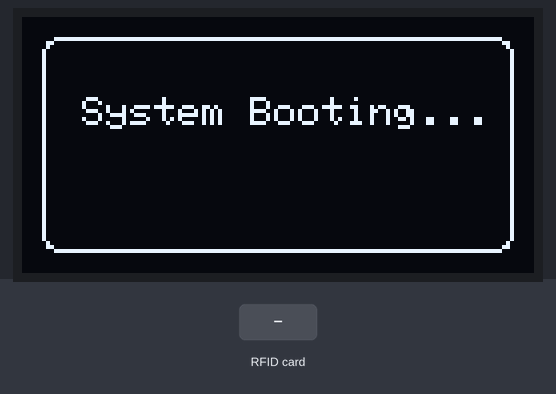
Bench run of a sketch on a simulated ESP8266 (NodeMCU). Shown: 128×64 one-colour display. The test bench sets the inputs (shaded band). What the sketch prints to the serial monitor is not drawn.

Above: at 1.1 s.
At 3.3 s:
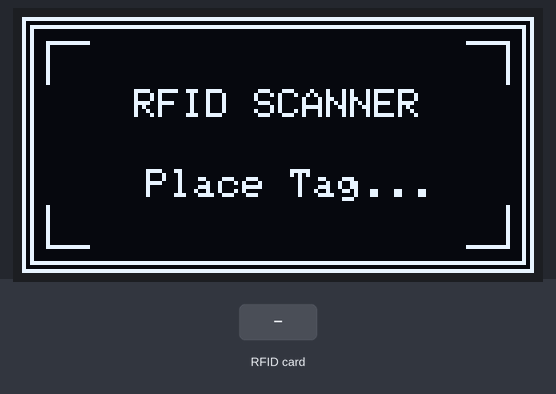
3.4 s: RFID card 5E 7A 19 C4 held to the reader
At 3.9 s:
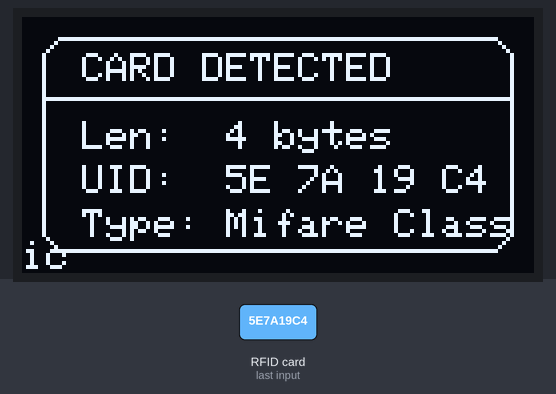
Timing chart, 0 to 6.4 s (numbered marks = the images above; inputs shaded):
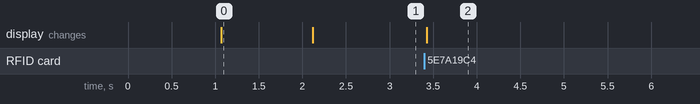

Measured:
- after the input at 3.4 s, the display: changes at once (image 2)
- what the display in image 0 shows lasts 1.0 s, from 1.1 s to 2.1 s

The sketch:

RfidOled.ino
```cpp
#include <Wire.h>
#include <Adafruit_GFX.h>
#include <Adafruit_SSD1306.h>
#include <Adafruit_PN532.h>

#define SCREEN_WIDTH 128
#define SCREEN_HEIGHT 64
#define OLED_RESET    -1
Adafruit_SSD1306 display(SCREEN_WIDTH, SCREEN_HEIGHT, &Wire, OLED_RESET);

// Custom I2C pins for OLED and PN532 from AGENTS.md
#define OLED_SDA D5  // GPIO 14
#define OLED_SCL D6  // GPIO 12

// PN532 IRQ and RESET pins (Dummy pins since we use I2C polling)
#define PN532_IRQ   D3  // GPIO 0
#define PN532_RESET D4  // GPIO 2

Adafruit_PN532 nfc(PN532_IRQ, PN532_RESET);

// Function prototype
void showIdleScreen();

void setup() {
  Serial.begin(115200);
  delay(1000); // Give serial monitor time to connect
  Serial.println("\n========================================");
  Serial.println("RfidOled Debug Log starting...");
  Serial.println("========================================");

  // Initialize shared I2C bus (D5/D6)
  Serial.println("[Debug] 1. Initializing I2C bus (SDA=D5, SCL=D6)...");
  Wire.begin(OLED_SDA, OLED_SCL);
  Serial.println("[Debug] I2C bus initialized.");

  // Initialize SSD1306 Display
  Serial.println("[Debug] 2. Initializing SSD1306 Display...");
  if(!display.begin(SSD1306_SWITCHCAPVCC, 0x3C)) {
    Serial.println("[Error] SSD1306 display allocation failed!");
    for(;;); // Freeze
  }
  Serial.println("[Debug] SSD1306 Display initialized successfully.");

  // Show Boot Splash
  display.clearDisplay();
  display.setTextSize(1);
  display.setTextColor(SSD1306_WHITE);
  display.setCursor(15, 20);
  display.println(F("System Booting..."));
  display.drawRoundRect(5, 5, 118, 54, 4, SSD1306_WHITE);
  display.display();
  Serial.println("[Debug] Boot splash screen displayed.");
  delay(1000);

  // Initialize PN532 RFID reader
  Serial.println("[Debug] 3. Initializing PN532 NFC...");
  nfc.begin();
  Serial.println("[Debug] PN532 object initialized. Querying firmware version...");

  uint32_t versiondata = nfc.getFirmwareVersion();
  Serial.print("[Debug] Firmware version query complete. Result: 0x");
  Serial.println(versiondata, HEX);

  if (!versiondata) {
    Serial.println("[Error] Could not find PN532 board!");

    // Show Error on OLED
    display.clearDisplay();
    display.drawRect(0, 0, 128, 64, SSD1306_WHITE);
    display.setCursor(10, 15);
    display.setTextSize(2);
    display.println(F("PN532 ERR"));
    display.setTextSize(1);
    display.setCursor(10, 38);
    display.println(F("Please check wiring"));
    display.setCursor(10, 48);
    display.println(F("& DIP Switch settings."));
    display.display();

    while (1) {
      delay(1000);
    }
  }

  // Got firmware version, print details to Serial
  Serial.print("Found chip PN5"); Serial.println((versiondata>>24) & 0xFF, HEX);
  Serial.print("Firmware ver. "); Serial.print((versiondata>>16) & 0xFF, DEC);
  Serial.print('.'); Serial.println((versiondata>>8) & 0xFF, DEC);

  // Set the max number of retry attempts to read from a card
  nfc.setPassiveActivationRetries(0xFF);

  // Configure board to read RFID tags
  Serial.println("[Debug] 4. Configuring SAM...");
  nfc.SAMConfig();
  Serial.println("[Debug] SAM configuration complete.");

  Serial.println(F("Waiting for an RFID card..."));

  // Render Initial Idle Screen
  showIdleScreen();
  Serial.println("[Debug] Initialization complete. Scanning started.");
}

void loop() {
  uint8_t success;
  uint8_t uid[] = { 0, 0, 0, 0, 0, 0, 0 };  // Buffer to store the returned UID
  uint8_t uidLength;                        // Length of the UID (4 or 7 bytes depending on tag type)

  // Non-blocking scan for Mifare card with 500ms timeout
  success = nfc.readPassiveTargetID(PN532_MIFARE_ISO14443A, &uid[0], &uidLength, 500);

  if (success) {
    Serial.println(F("RFID Card detected!"));

    // Clear and draw detected card info UI
    display.clearDisplay();

    // Draw outer card boundary
    display.drawRoundRect(5, 5, 118, 54, 6, SSD1306_WHITE);
    display.drawLine(5, 20, 122, 20, SSD1306_WHITE); // Header divider line

    // Header text
    display.setTextSize(1);
    display.setCursor(15, 9);
    display.println(F("CARD DETECTED"));

    // UID Length
    display.setCursor(15, 26);
    display.print(F("Len:  "));
    display.print(uidLength);
    display.println(F(" bytes"));

    // UID Hex values
    display.setCursor(15, 37);
    display.print(F("UID:  "));
    for (uint8_t i = 0; i < uidLength; i++) {
      if (uid[i] < 0x10) display.print(F("0"));
      display.print(uid[i], HEX);
      if (i < uidLength - 1) display.print(F(" "));
    }

    // Card Type
    display.setCursor(15, 48);
    display.print(F("Type: "));
    if (uidLength == 4) {
      display.println(F("Mifare Classic"));
    } else if (uidLength == 7) {
      display.println(F("Mifare Ultralight"));
    } else {
      display.println(F("ISO14443A"));
    }

    display.display();

    // Hold info on screen for 3 seconds
    delay(3000);

    // Re-draw idle screen
    showIdleScreen();
  }
}

void showIdleScreen() {
  display.clearDisplay();

  // Draw modern framing
  display.drawRect(0, 0, SCREEN_WIDTH, SCREEN_HEIGHT, SSD1306_WHITE);
  display.drawRect(2, 2, SCREEN_WIDTH - 4, SCREEN_HEIGHT - 4, SSD1306_WHITE);

  // Draw simple decorative radar/scan lines in corners
  display.drawLine(6, 6, 16, 6, SSD1306_WHITE);
  display.drawLine(6, 6, 6, 16, SSD1306_WHITE);

  display.drawLine(121, 6, 111, 6, SSD1306_WHITE);
  display.drawLine(121, 6, 121, 16, SSD1306_WHITE);

  display.drawLine(6, 57, 16, 57, SSD1306_WHITE);
  display.drawLine(6, 57, 6, 47, SSD1306_WHITE);

  display.drawLine(121, 57, 111, 57, SSD1306_WHITE);
  display.drawLine(121, 57, 121, 47, SSD1306_WHITE);

  // Center Text
  display.setTextSize(1);
  display.setCursor(28, 18);
  display.println(F("RFID SCANNER"));

  display.setCursor(31, 38);
  display.println(F("Place Tag..."));

  display.display();
}
```
